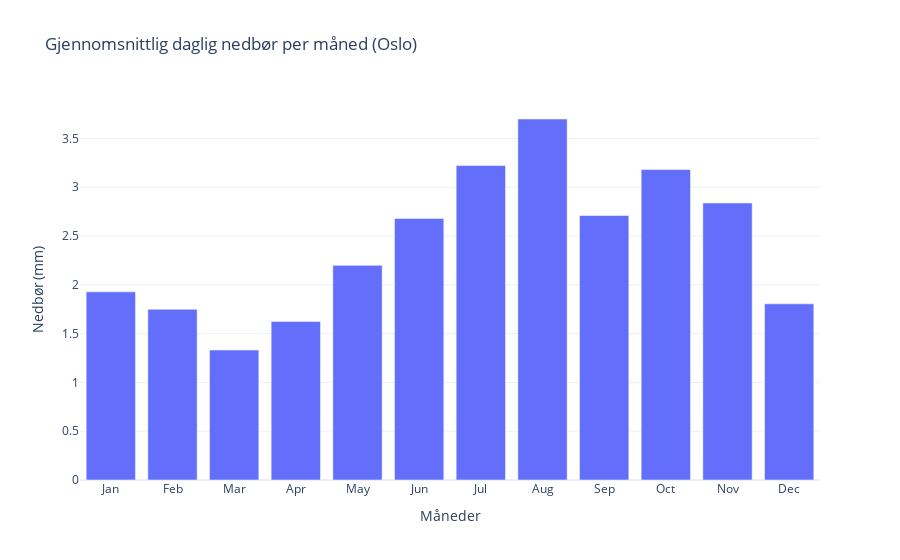

Notebook source saved alongside this figure:
### Markdown cell above
### Gjennomsnittlig daglig nedbør per måned

### Code cell
df_klima = ys.climatological_monthly_mean(city,element_id,statistic="mean")

fig = go.Figure()
fig.add_trace(
    go.Bar(
        x=df_klima["month_name"],
        y=df_klima["value"],
        name=city
    )
)
fig.update_layout(
    title=f"Gjennomsnittlig daglig nedbør per måned ({city})",
    xaxis_title="Måneder",
    yaxis_title="Nedbør (mm)",
    template="plotly_white"
)
fig.show()

### Figure 1 — Plotly figure (JSON) as saved in the notebook; plotly's stock layout.template omitted (floating-point values rounded to 4 significant figures)
{"data": [{"name": "Oslo", "type": "bar", "x": ["Jan", "Feb", "Mar", "Apr", "May", "Jun", "Jul", "Aug", "Sep", "Oct", "Nov", "Dec"], "y": [1.928, 1.749, 1.332, 1.625, 2.199, 2.679, 3.222, 3.699, 2.71, 3.181, 2.839, 1.805]}], "layout": {"title": {"text": "Gjennomsnittlig daglig nedbør per måned (Oslo)"}, "xaxis": {"title": {"text": "Måneder"}}, "yaxis": {"title": {"text": "Nedbør (mm)"}}}}
